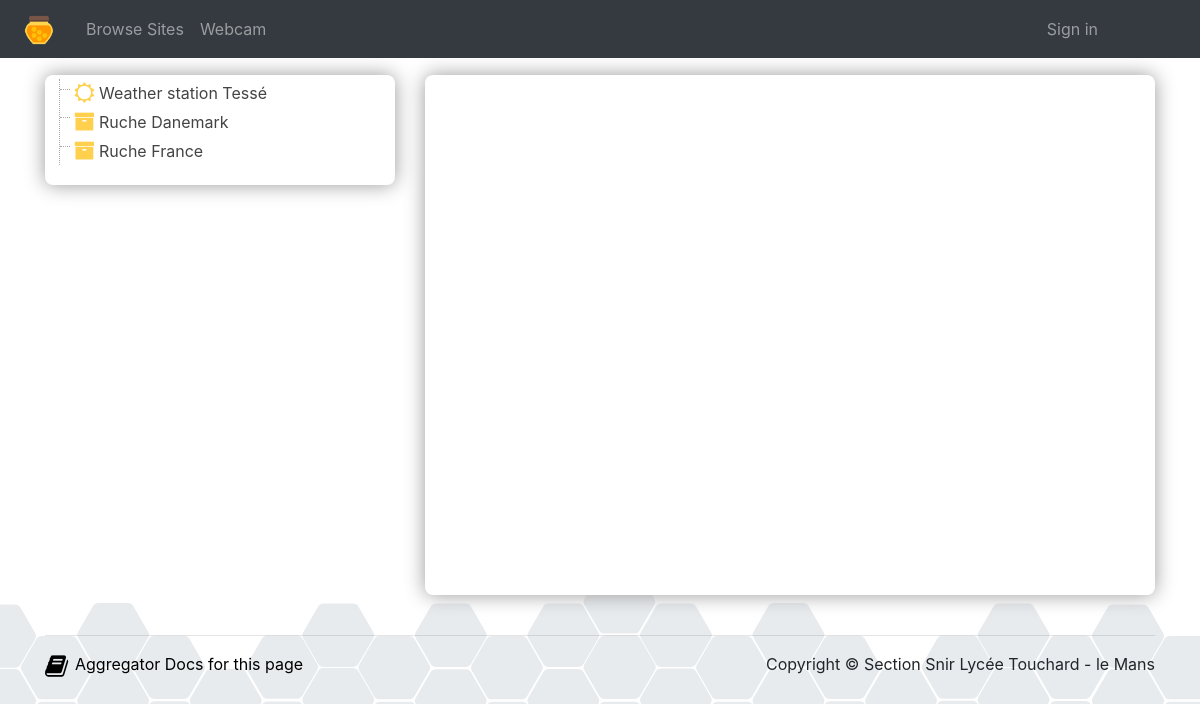
/accueil.php, run on an earlier commit of the app's database.
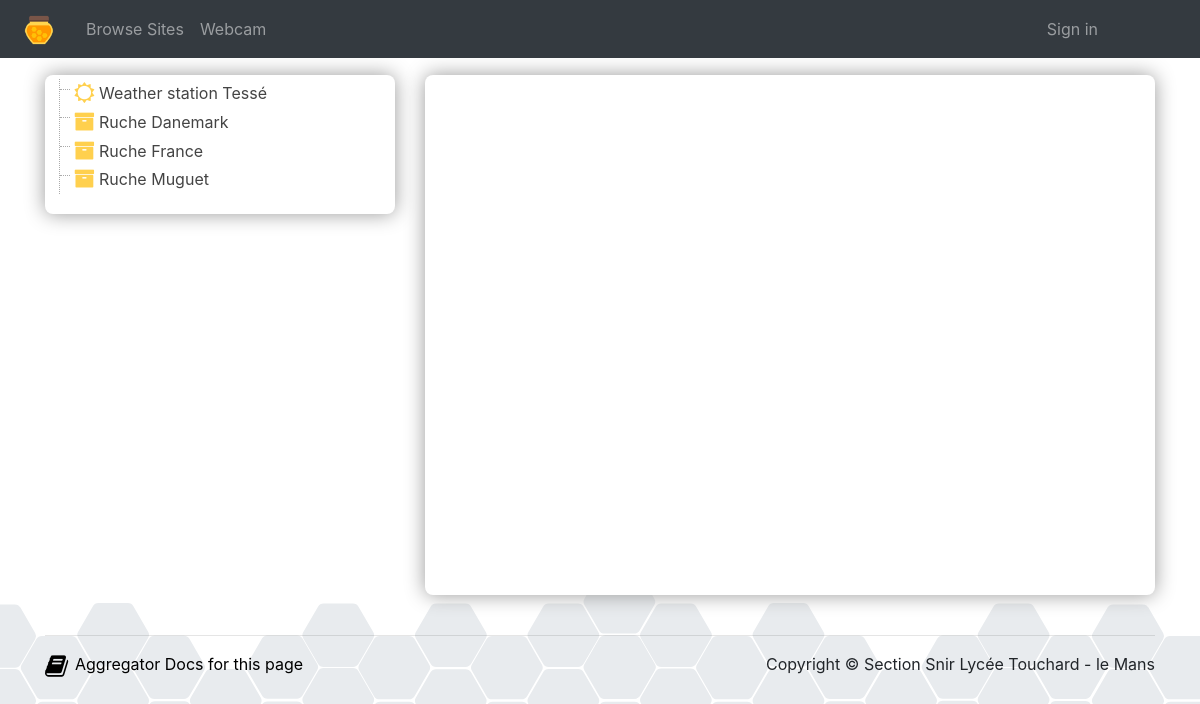
And on a later commit of the database.
### tables this page shows
CREATE TABLE `things` (
  `id` int(11) NOT NULL,
  `user_id` int(10) NOT NULL,
  `latitude` decimal(9,6) DEFAULT NULL,
  `longitude` decimal(9,6) DEFAULT NULL,
  `elevation` float NOT NULL,
  `name` varchar(50) NOT NULL,
  `tag` varchar(50) NOT NULL,
  `status` enum('public','private') DEFAULT NULL,
  `local_ip_address` varchar(20) NOT NULL,
  `class` varchar(20) NOT NULL DEFAULT 'objet',
  `idDevice` varchar(20) DEFAULT NULL
);

### html/lang/lang.EN.php (called while the page is built, shortened)
<?php
$lang = array();
$lang['dataTables'] = "lang/dataTable.English.json";
$lang['any_entrie'] = "You haven't selected any entrie!";
$lang['several_entries'] = "You have selected several entries!";
$lang['alert'] = "Alert !";
$lang['add'] = "Add";
$lang['edit_settings'] = "Settings";
$lang['delete'] = "Delete";
$lang['Cancel'] = "Cancel";
$lang['Apply'] = "Apply";
$lang['Validate'] = "Valider";
$lang['close'] = "Close";
$lang['display'] = "Display";
$lang['refuse'] = "Refuse";
$lang['Sign_in'] = "Sign in";
$lang['User login'] = "User login";
$lang['Password'] = "Password";
$lang['Users'] = "Users";
$lang['Browse_Sites'] = "Browse Sites";
$lang['Things'] = "Things";
$lang['Channels'] = "Channels";
$lang['ThingHTTPs'] = "ThingHTTPs";
$lang['Reacts'] = "Reacts";
$lang['Sign_Out'] = "Sign Out";
$lang['My_Account'] = "My Account";
$lang['docs_page'] = "Aggregator Docs for this page";
$lang['Data_visualisation'] = "Data visualisation";
$lang['Data_Analysis'] = "Data Analysis";
$lang['hightchart'] = '{
    lang: {
        months: ["January", "February", "March", "April", "May", "June", "July", "August", "September", "October", "November", "December"],
        weekdays: ["Sunday", "Monday", "Tuesday", "Wednesday", "Thursday", "Friday", "Saturday"],
        shortMonths: ["Jan", "Feb", "Mar", "Apr", "May", "Jun", "Jul", "Aug", "Sep", "Oct", "Nov", "Dec"],
        decimalPoint: ".",
        resetZoom: "Reset zoom",
        resetZoomTitle: "Reset zoom à  1:1",
        downloadPNG: "Download PNG image",
        downloadJPEG: "Download JPEG image",
        downloadPDF: "Download PDF document",
        downloadSVG: "Download SVG vector image",
        printChart: "Print chart",
        noData: "No data to display",
        loading: "Loading...",
		viewFullscreen : "View in full screen"
    }
}';
$lang['graphic'] = "Graphic";
$lang['hide_all'] = "Hide All";
$lang['more_historical_data'] = "More Historical Data";
$lang['setting filter'] = "Setting filter";
$lang['simple_moving_average'] = "Simple Moving Average";
$lang['exponential_moving_average'] = "Exponential Moving Average";
$lang['period'] = "Period";
$lang['smoothed'] = "smoothed";
$lang['xDateFormat'] = "%A, %b %e, %H:%M";
$lang['Change_Password'] = "Change Password";
$lang['Change_Time_Zone'] = "Change Time Zone";
$lang['New_API_Key'] = "New API Key";
$lang['Suspending'] = "Suspending";
$lang['Failed_login'] = "Failed login";
$lang['Failed_logins'] = "Failed Logins";
$lang['user'] = "User";
$lang['Users_suspending'] = "Users suspending";
$lang['API_Key'] = "API_Key";
$lang['login'] = "Login";
$lang['last_sign_in'] = "Last Sign In";
$lang['count'] = "Count";
$lang['language'] = "language";
$lang['rights'] = "Rights";
$lang['tel_number'] = "Tel Number";
$lang['delay_SMS'] = "SMS send interval limit";
$lang['confirm_password'] = "Confirm Password";
$lang['confirm_password_not_match'] = "Password and Confirm Password not match";
$lang['Time_Zone'] = "Time Zone";
$lang['thing'] = "Thing";
$lang['elevation'] = "Elevation";
$lang['class'] = "Category";
 ?>

### html/lang/lang.conf.php (called while the page is built, shortened)
<?php
	if(isset($_SESSION["language"]) and $_SESSION["language"] !== ''){
		$langue = strtolower($_SESSION["language"]);
	}else{
		$langue = autoSelectLanguage(array('fr','en'), 'en');
	}
	function autoSelectLanguage($aLanguages, $sDefault = 'en') {
	    if(!empty($_SERVER['HTTP_ACCEPT_LANGUAGE'])) {
		    $aBrowserLanguages = explode(',',$_SERVER['HTTP_ACCEPT_LANGUAGE']);
		    foreach($aBrowserLanguages as $sBrowserLanguage) {
		        $sLang = strtolower(substr($sBrowserLanguage,0,2));
		        if(in_array($sLang, $aLanguages)) {
			        return $sLang;
		        }
		    }
	    }
	    return $sDefault;
	}
?>

### html/accueil.php (the view, shortened to what this page needs)
<?php
	require_once('./api/Api.php');
	require_once('./lang/lang.conf.php');
	$bdd = Api::connexionBD(BASE);
?>
<!DOCTYPE html>
<html>
	<head>
		<link rel="stylesheet" href="css/bootstrap.min.css" />
		<link rel="stylesheet" href="css/ruche.css" />
	</head>
	<body>
		<?php require_once 'menu.php'; ?>
		<div class="container" style="padding-top: 75px;">
			<div class="row">
				<div class="col-md-4 col-sm-12 col-xs-12">
				<div class="popin" style="margin: 0px; padding : 4px;">
					<ul class="file-tree ">
					<?php
						try{
						function listerChannels($id){
							global $bdd;
							$sql = 'SELECT count(*) as nb FROM `channels` WHERE `thing_id`='. $bdd->quote($id);
							if ($bdd->query($sql)->fetchObject()->nb > 0){
								$sql = 'SELECT * FROM `channels` WHERE `thing_id`='.  $bdd->quote($id);
								$reponse = $bdd->query($sql);
							}
						}
							if (!isset($_SESSION['id']))
								$sql = 'SELECT * FROM `things` where status = "public";';
							else if ($_SESSION['droits'] == 1)
								$sql = "SELECT * FROM `things` where user_id = ". $_SESSION['id'];
							else
								$sql = "SELECT * FROM `things`";
							$reponse = $bdd->query($sql);
							while ($thing = $reponse->fetchObject()){
									echo '<li class="folder-root ' .$thing->class .'">	<a href="#">' . $thing->name . '</a>';
										listerChannels($thing->id);
									echo '</li>';
							}
						}
						catch (\PDOException $ex){
							echo "erreur BDD";
							die('Erreur : ' . $ex->getMessage());
						}
						?>
					</ul>
				</div>
				</div>
				<div class="col-md-8 col-sm-12 col-xs-12">
					<div class="popin" style="margin: 0px;">
					<div  id="map-canvas" style = "height: 500px; width: 100%;" ></div>
					</div>
				</div>
			</div>
		<?php require_once 'piedDePage.php';
	    ?>
		</div>
	</body>
</html>

### html/menu.php (shortened to what this page needs)
<?php
    require_once('lang/lang.conf.php');
    $racine = './';
?>
	<nav class="navbar navbar-expand-md navbar-dark bg-dark fixed-top">
		<a class="navbar-brand" href="<?= $racine ?>">
			<img alt="Beehive logo" height="30" id="nav-Beehive-logo" src="<?php echo $racine ?>images/beehive_logo.png" style="padding: 0 8px; ">
		</a>
		<div class="collapse navbar-collapse" id="navbarsExampleDefault">
		<ul class="navbar-nav mr-auto">
			<li class="nav-item">
				<a class="nav-link" href="<?php echo $racine ?>accueil" id="nav-sign-in"><?= $lang['Browse_Sites'] ?></a>
			</li>
			<li class="nav-item">
				<a class="nav-link" href="<?php echo $racine ?>webcam" id="nav-sign-in">Webcam</a>
			</li>
        </ul>
		<ul class="navbar-nav navbar-right" style="margin-right: 78px;">
			<li class="nav-item">
				<?php
				if (!isset($_SESSION['login']))
					echo "<a class='nav-link' href='{$racine}administration/' id='nav-sign-in'>{$lang['Sign_in']}</a>\n";
				?>
			</li>
		</ul>
		</div>
    </nav>

### html/piedDePage.php
<footer>
	<br />
       <hr>
	<div class="row">
		<div class="col-md-6 col-sm-6 col-xs-12">
			<?php
			$lien =  basename($_SERVER['SCRIPT_NAME']);
			echo "<p class='support'><a href = './support/{$langue}/{$lien}'>{$lang['docs_page']}</a></p>" ?>
		</div>
		<div class="col-md-6 col-sm-6 col-xs-12">
			<p class= 'copyright'>Copyright &copy; Section Snir Lycée Touchard - le Mans</p>
		</div>
       </div>
   </footer>

### html/css/ruche.css (style rules this page uses)
body { background-image: url(fond.svg); background-repeat: repeat-x; background-repeat-x: repeat; background-repeat-y: no-repeat; background-position: 0 100%; background-position-x: 0px; background-position-y: 100%; -webkit-background-size: auto 230px; background-size: auto 230px; background-attachment: fixed; }
.popin { background-color: #fff; border-radius: 8px; box-shadow: 0 0 20px #999; padding: 10px; margin-top: 10px; }
a { color:#000; }
.support:before { content: "\f02d"; font-family: FontAwesome; text-decoration: inherit; color: #000; font-size: 25px; position: absolute; top: -4px; left: 15px; }
.support { padding-left: 30px; }
.copyright { float: right; }
.file-list, .file-list ul { list-style-type: none; font-size:1em; line-height:1.8em; margin-left:10px; padding-left:14px; border-left:1px dotted #aaa; }
.file-list li { position: relative; padding-left:25px; }
.file-list li a { text-decoration: none; color:#444; }
.file-list li a:before { display:block; content: " "; width:10px; height:1px; position:absolute; border-bottom:1px dotted #aaa; top:.6em; left:-14px; }
.file-list li:before { list-style-type: none; font-family: FontAwesome; display:block; content:'\f1fe'; position:absolute; top:0px; left:0px; width:20px; height:20px; font-size:1.3em; color:#555; }
.file-list .folder-root { list-style-type: none; }
.file-list .folder-root a { text-decoration:none; }
.file-list .ruche:before { color:#FFD04E; content: "\f187"; }
.file-list .weather:before { color:#FFD04E; content: "\f185"; }

What changed in the data, as far as the page shows it:
now on this page (row edited): things: name "Ruche Muguet"
